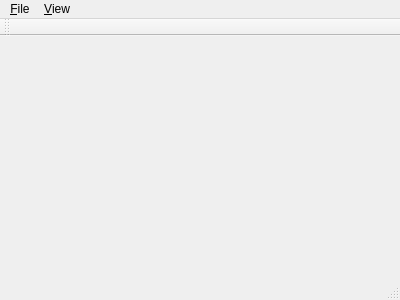
<?xml version="1.0" encoding="UTF-8"?>
<ui version="4.0">
 <class>MainWindow</class>
 <widget class="QMainWindow" name="MainWindow">
  <property name="geometry">
   <rect>
    <x>0</x>
    <y>0</y>
    <width>400</width>
    <height>300</height>
   </rect>
  </property>
  <property name="windowTitle">
   <string>MainWindow</string>
  </property>
  <widget class="QWidget" name="centralWidget"/>
  <widget class="QMenuBar" name="menuBar">
   <property name="geometry">
    <rect>
     <x>0</x>
     <y>0</y>
     <width>400</width>
     <height>23</height>
    </rect>
   </property>
   <widget class="QMenu" name="menuHello_world">
    <property name="title">
     <string>&amp;File</string>
    </property>
    <addaction name="actionFileNew"/>
    <addaction name="actionFileOpen"/>
    <addaction name="actionFileClose"/>
    <addaction name="separator"/>
    <addaction name="actionSave"/>
    <addaction name="actionCompile"/>
    <addaction name="actionCompileAll"/>
    <addaction name="actionExit"/>
   </widget>
   <widget class="QMenu" name="menuWindows">
    <property name="title">
     <string>&amp;View</string>
    </property>
    <addaction name="actionViewList"/>
    <addaction name="actionViewOutput"/>
    <addaction name="actionFunctionView"/>
    <addaction name="actionDetail"/>
   </widget>
   <addaction name="menuHello_world"/>
   <addaction name="menuWindows"/>
  </widget>
  <widget class="QToolBar" name="mainToolBar">
   <attribute name="toolBarArea">
    <enum>TopToolBarArea</enum>
   </attribute>
   <attribute name="toolBarBreak">
    <bool>false</bool>
   </attribute>
  </widget>
  <widget class="QStatusBar" name="statusBar"/>
  <action name="actionFileNew">
   <property name="text">
    <string>New</string>
   </property>
   <property name="toolTip">
    <string>New file</string>
   </property>
   <property name="shortcut">
    <string>Ctrl+N</string>
   </property>
  </action>
  <action name="actionFileOpen">
   <property name="text">
    <string>Open</string>
   </property>
   <property name="toolTip">
    <string>Open file</string>
   </property>
   <property name="shortcut">
    <string>Ctrl+O</string>
   </property>
  </action>
  <action name="actionFileClose">
   <property name="text">
    <string>Close</string>
   </property>
   <property name="toolTip">
    <string>Close file</string>
   </property>
   <property name="shortcut">
    <string>Ctrl+W</string>
   </property>
  </action>
  <action name="actionViewList">
   <property name="text">
    <string>FilesView</string>
   </property>
   <property name="toolTip">
    <string>View file list window</string>
   </property>
   <property name="shortcut">
    <string>Ctrl+L</string>
   </property>
  </action>
  <action name="actionViewOutput">
   <property name="text">
    <string>OutputView</string>
   </property>
   <property name="toolTip">
    <string>View output window</string>
   </property>
   <property name="shortcut">
    <string>Ctrl+T</string>
   </property>
  </action>
  <action name="actionFunctionView">
   <property name="text">
    <string>FunctionView</string>
   </property>
   <property name="shortcut">
    <string>Ctrl+U</string>
   </property>
  </action>
  <action name="actionExit">
   <property name="text">
    <string>Exit</string>
   </property>
   <property name="shortcut">
    <string>Ctrl+Q</string>
   </property>
  </action>
  <action name="actionDetail">
   <property name="text">
    <string>Detail</string>
   </property>
   <property name="shortcut">
    <string>Ctrl+D</string>
   </property>
  </action>
  <action name="actionSave">
   <property name="text">
    <string>Save</string>
   </property>
   <property name="shortcut">
    <string>Ctrl+S</string>
   </property>
  </action>
  <action name="actionCompile">
   <property name="text">
    <string>CompileThis</string>
   </property>
   <property name="shortcut">
    <string>Ctrl+B</string>
   </property>
  </action>
  <action name="actionCompileAll">
   <property name="text">
    <string>CompileAll</string>
   </property>
  </action>
 </widget>
 <layoutdefault spacing="6" margin="11"/>
 <resources/>
 <connections/>
</ui>
